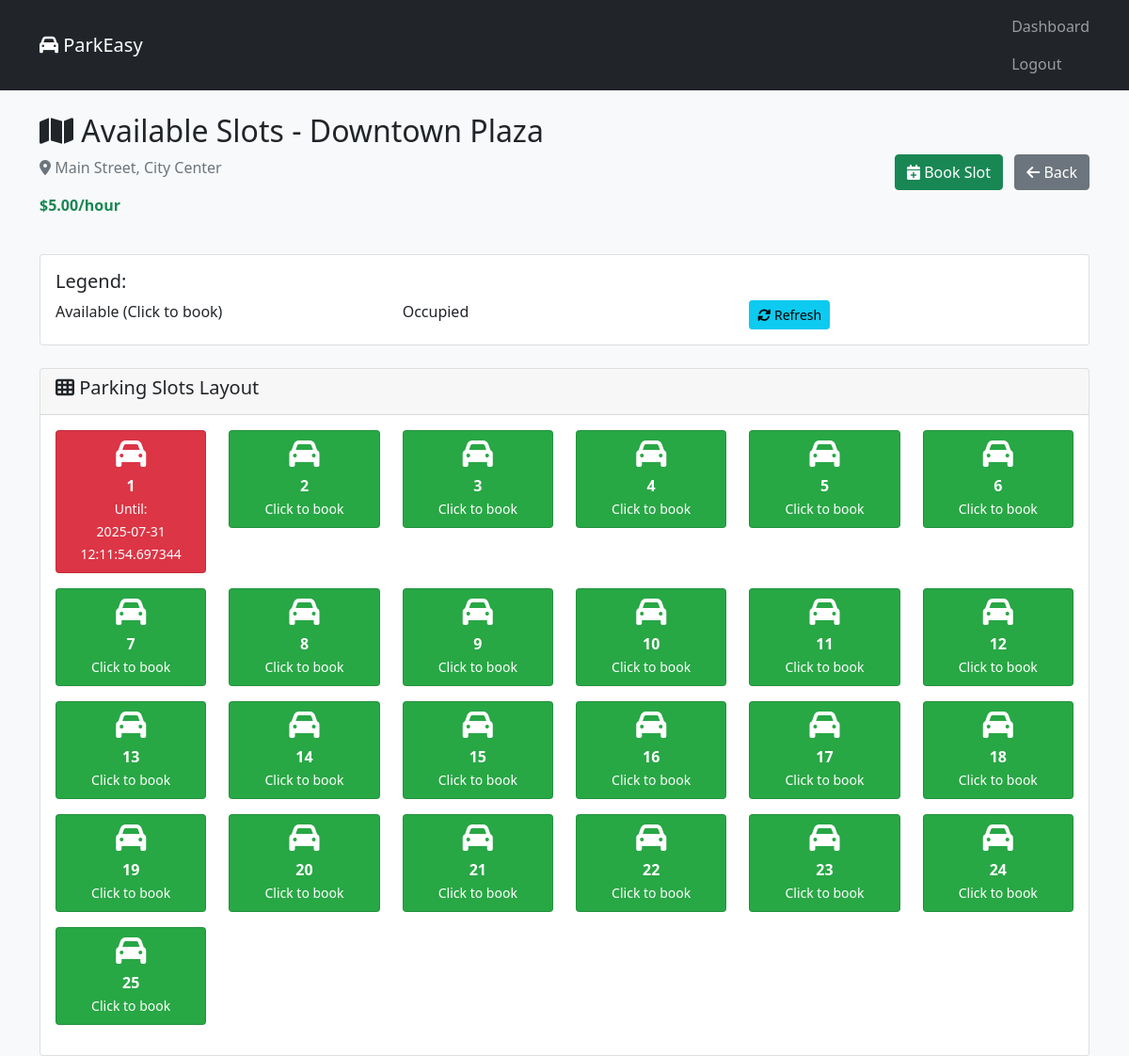
The app's page /slot-map/1 (signed in) with its own data.
### tables this page shows
CREATE TABLE parking_lots (
            id INTEGER PRIMARY KEY AUTOINCREMENT,
            name TEXT NOT NULL,
            location TEXT NOT NULL,
            total_slots INTEGER NOT NULL,
            price_per_hour REAL NOT NULL,
            created_at TIMESTAMP DEFAULT CURRENT_TIMESTAMP,
            deleted_at TIMESTAMP NULL
        );

CREATE TABLE parking_slots (
            id INTEGER PRIMARY KEY AUTOINCREMENT,
            parking_lot_id INTEGER NOT NULL,
            slot_number INTEGER NOT NULL,
            status TEXT DEFAULT 'available',
            deleted_at TIMESTAMP NULL,
            FOREIGN KEY (parking_lot_id) REFERENCES parking_lots (id)
        );

### controllers/user_controller.py (the view)
@user_bp.route('/slot-map/<int:lot_id>')
def user_slot_map(lot_id):
    auth_check = require_login()
    if auth_check:
        return auth_check
    conn = get_db()
    lot = conn.execute('SELECT * FROM parking_lots WHERE id = ? AND deleted_at IS NULL', (lot_id,)).fetchone()
    if not lot:
        flash('Parking lot not found!', 'error')
        return redirect('/dashboard')
    slots = conn.execute('''
        SELECT ps.*,
               CASE WHEN b.id IS NOT NULL THEN b.end_time ELSE NULL END as occupied_until
        FROM parking_slots ps
        LEFT JOIN bookings b ON ps.id = b.slot_id AND b.status = 'active'
        WHERE ps.parking_lot_id = ?
        ORDER BY ps.slot_number
    ''', (lot_id,)).fetchall()
    conn.close()
    return render_template('user/slot_map.html', lot=lot, slots=slots)

### controllers/user_controller.py (called while the page is built)
def require_login():
    if 'logged_in' not in session:
        flash('Please login first!', 'error')
        return redirect('/login')
    return None

### database.py (called while the page is built)
def get_db():
    conn = sqlite3.connect(DATABASE)
    conn.row_factory = sqlite3.Row
    return conn

### templates/user/slot_map.html (shortened to what this page needs)
<!DOCTYPE html>
<html>
<head>
    <link href="https://cdn.jsdelivr.net/npm/bootstrap@5.1.3/dist/css/bootstrap.min.css" rel="stylesheet">
    <link href="https://cdnjs.cloudflare.com/ajax/libs/font-awesome/6.0.0/css/all.min.css" rel="stylesheet">
</head>
<body class="bg-light">
    <nav class="navbar navbar-dark bg-dark">
        <div class="container">
            <a class="navbar-brand" href="/"><i class="fas fa-car"></i> ParkEasy</a>
            <div class="navbar-nav ms-auto">
                <a class="nav-link" href="/dashboard">Dashboard</a>
                <a class="nav-link" href="/logout">Logout</a>
            </div>
        </div>
    </nav>
    <div class="container mt-4">
        <div class="d-flex justify-content-between align-items-center mb-4">
            <div>
                <h2><i class="fas fa-map"></i> Available Slots - {{ lot.name }}</h2>
                <p class="text-muted"><i class="fas fa-map-marker-alt"></i> {{ lot.location }}</p>
                <p class="text-success"><strong>${{ '%.2f'|format(lot.price_per_hour) }}/hour</strong></p>
            </div>
            <div>
                <a href="/book/{{ lot.id }}" class="btn btn-success me-2">
                    <i class="fas fa-calendar-plus"></i> Book Slot
                </a>
                <a href="/dashboard" class="btn btn-secondary">
                    <i class="fas fa-arrow-left"></i> Back
                </a>
            </div>
        </div>
        <div class="card mb-4">
            <div class="card-body">
                <h5>Legend:</h5>
                <div class="row">
                    <div class="col-md-4">
                        <div class="d-flex align-items-center">
                            <span>Available (Click to book)</span>
                        </div>
                    </div>
                    <div class="col-md-4">
                        <div class="d-flex align-items-center">
                            <span>Occupied</span>
                        </div>
                    </div>
                    <div class="col-md-4">
                        <button class="btn btn-sm btn-info" onclick="location.reload()">
                            <i class="fas fa-sync-alt"></i> Refresh
                        </button>
                    </div>
                </div>
            </div>
        </div>
        <div class="card">
            <div class="card-header">
                <h5><i class="fas fa-th"></i> Parking Slots Layout</h5>
            </div>
            <div class="card-body">
                <div class="row">
                    {% for slot in slots %}
                    <div class="col-lg-2 col-md-3 col-sm-4 col-6 mb-3">
                        <div class="card slot-card text-white text-center
                                    {% if slot.status == 'available' %}slot-available{% elif slot.status == 'occupied' %}slot-occupied{% else %}slot-maintenance{% endif %}"
                             {% if slot.status == 'available' %}onclick="bookSlot({{ slot.id }}, {{ slot.slot_number }})"{% endif %}>
                            <div class="card-body p-2">
                                <div class="mb-1">
                                    <i class="fas fa-car fa-2x"></i>
                                </div>
                                <div>
                                    <strong>{{ slot.slot_number }}</strong>
                                </div>
                                {% if slot.status == 'occupied' and slot.occupied_until %}
                                <div>
                                    <small>Until:</small><br>
                                    <small>{{ slot.occupied_until }}</small>
                                </div>
                                {% elif slot.status == 'available' %}
                                <div>
                                    <small>Click to book</small>
                                </div>
                                {% endif %}
                            </div>
                        </div>
                    </div>
                    {% endfor %}
                </div>
            </div>
        </div>
    </div>
</body>
</html>

### templates/user/slot_map.html (style rules this page uses)
.slot-card { transition: all 0.3s; min-height: 80px; }
.slot-available { background-color: #28a745 !important; cursor: pointer; }
.slot-occupied { background-color: #dc3545 !important; }

### records on screen
parking_lots: name "Downtown Plaza", location "Main Street, City Center", price_per_hour "5.00"
parking_slots: slot_number "1", occupied_until "2025-07-31 12:11:54.697344"
parking_slots: slot_number "2", status "Click to book"
parking_slots: slot_number "3", status "Click to book"
parking_slots: slot_number "4", status "Click to book"
parking_slots: slot_number "5", status "Click to book"
parking_slots: slot_number "6", status "Click to book"
parking_slots: slot_number "7", status "Click to book"
parking_slots: slot_number "8", status "Click to book"
parking_slots: slot_number "9", status "Click to book"
parking_slots: slot_number "10", status "Click to book"
parking_slots: slot_number "11", status "Click to book"
parking_slots: slot_number "12", status "Click to book"
parking_slots: slot_number "13", status "Click to book"
parking_slots: slot_number "14", status "Click to book"
parking_slots: slot_number "15", status "Click to book"
parking_slots: slot_number "16", status "Click to book"
parking_slots: slot_number "17", status "Click to book"
parking_slots: slot_number "18", status "Click to book"
parking_slots: slot_number "19", status "Click to book"
parking_slots: slot_number "20", status "Click to book"
parking_slots: slot_number "21", status "Click to book"
parking_slots: slot_number "22", status "Click to book"
parking_slots: slot_number "23", status "Click to book"
parking_slots: slot_number "24", status "Click to book"
parking_slots: slot_number "25", status "Click to book"
